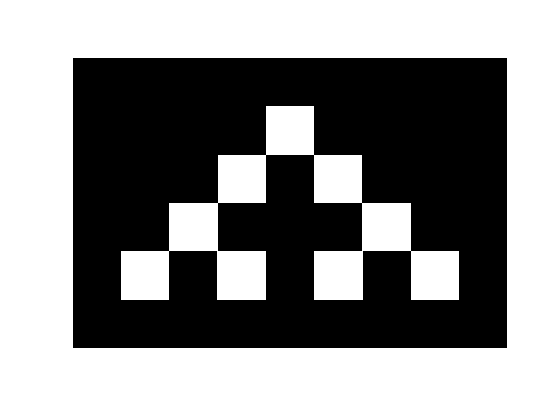
%> input picture LB1/squares.png, 560 x 420 px
$ octave Ex1_2.m   (GNU Octave 9; MATLAB toolbox functions it lacks are replaced by stand-ins)
%> lines starting %> are read from the running program, lines starting %| are printed output that depends on the picture; in (x1, y1, x2, y2) boxes, pixels count from 0 and x2, y2 are one past the last pixel; in counts of white or black regions, pixels touching at a corner belong together; the program's own positions count from 1
%% Exercise 1.2 a
% Generate a binary image from „squares.png“ and perform a connected
% component analysis with a 4- and a 8-neighbourhood. Illustrate the
% resulting coloured label maps, determine the number of squares and
% discuss the results. Hint: use Matlab’s im2bw, bwlabel, bwconncomp,
% labelmatrix. The border (which will be identified as a connected
% component as well is not a valid square, so do -1 for the final number
% of squares.

clc, clear variables, close all;
img = imread('squares.png', 'png');
%> img is the input picture: size 420x560x3 uint8; 55.5% white; 1 black region, box (x1, y1, x2, y2) and area: (73, 58, 507, 348) 104690
BW = im2bw(img);

L4 = bwlabel(BW,4);
%> L4: size 420x560 double; 9 distinct labels, from 0 to 8
L8 = bwlabel(BW,8);
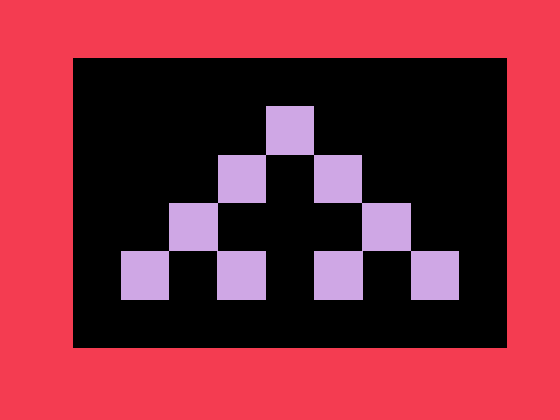
%> L8: size 420x560 double; 3 distinct labels, from 0 to 2; one colour per label, 0 black

CC4 = bwconncomp(L4,4);
%> CC4 = 8 connected components
CC8 = bwconncomp(L8,8);
%> CC8 = 2 connected components

K4 = labelmatrix(CC4);
%> K4: size 420x560 uint8; 9 distinct labels, from 0 to 8
K8 = labelmatrix(CC8);
%> K8: size 420x560 uint8; 3 distinct labels, from 0 to 2

figure(1)
subplot(2,2,1)
imshow(label2rgb(K4))
subplot(2,2,2)
imshow(label2rgb(K8))
subplot(2,2,3)
imshow(label2rgb(L4))
subplot(2,2,4)
imshow(label2rgb(L8))

%% Exercise 1.2 b
% Perform the same tasks as in (a) with the image „cells.jpg“. Illustrate
% the label map derived from the connected component analysis and determine
% the number of cells. What is the obvious problem and how could it be
% overcome?

clc, clear variables, close all;
img = imread('cells.jpg', 'jpg');
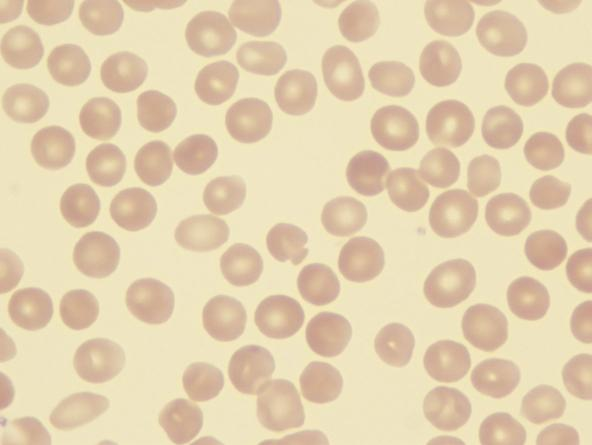
%> input picture LB1/cells.jpg, 592 x 445 px
%> img is the input picture: size 445x592x3 uint8; mean R, G, B 227.7, 209.1, 176.4
I1 = rgb2gray(img);
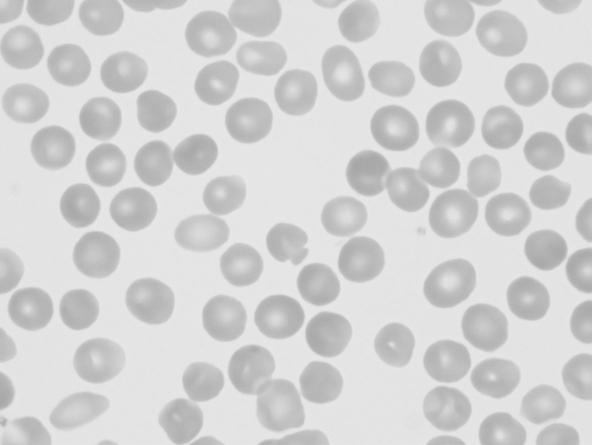
%> I1: size 445x592 uint8; min 165, max 236, mean 210.9
I2 = imadjust(I1);
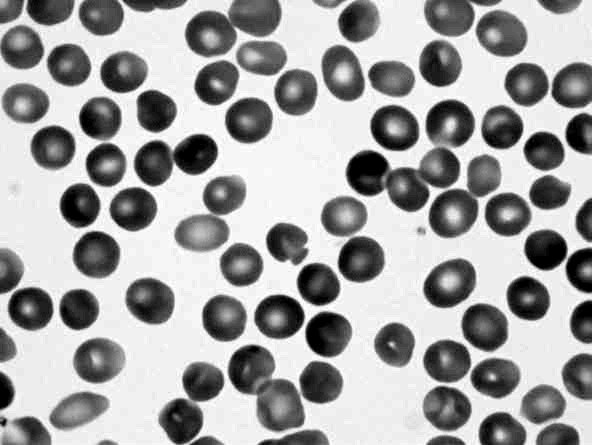
%> I2: size 445x592 uint8; min 0, max 255, mean 163.7
level = graythresh(I2);
%> level = 0.596

BW = im2bw(I2,level);
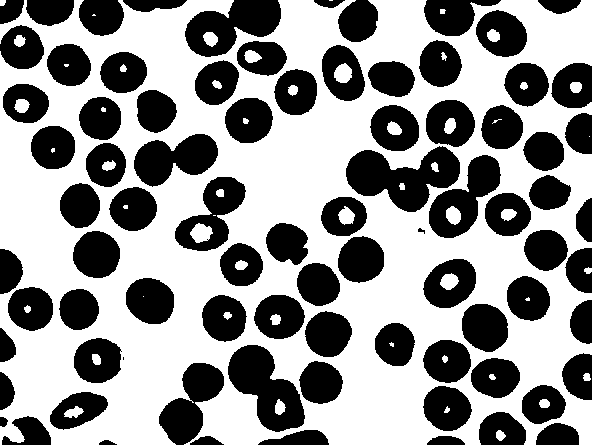
%> BW: size 445x592 logical; 57.5% white; 83 black regions (1 under 20 px), largest, box (x1, y1, x2, y2) and area: (346, 146, 460, 212) 4246, (228, 345, 305, 432) 3650, (185, 0, 281, 57) 3260
BW = imcomplement(BW);

label = bwlabel(BW,4);
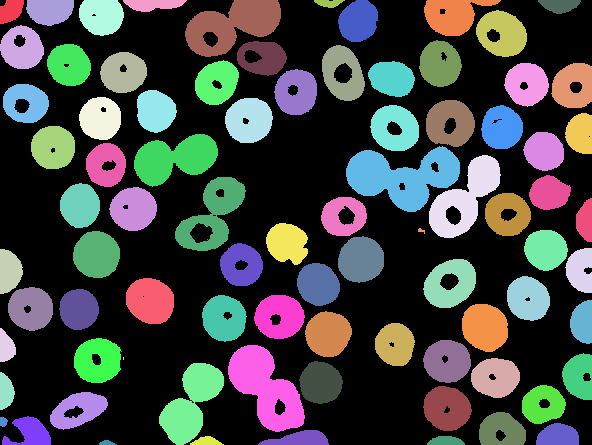
%> label: size 445x592 double; 86 distinct labels, from 0 to 85; one colour per label, 0 black
CC4 = bwconncomp(label,4);
%> CC4 = 85 connected components
CC8 = bwconncomp(label,8);
%> CC8 = 83 connected components
L4 = labelmatrix(CC4);
%> L4: size 445x592 uint8; 86 distinct labels, from 0 to 85

imshow(label2rgb(L4));
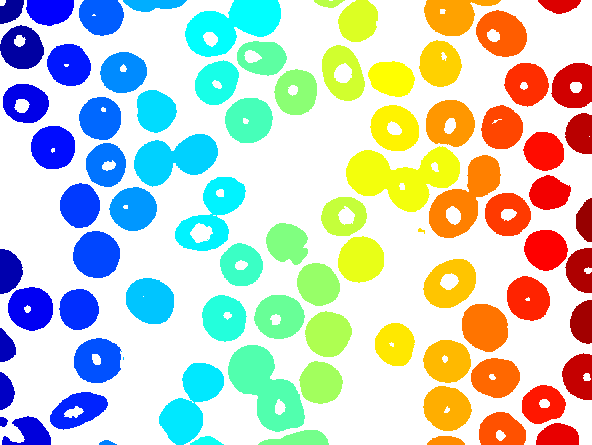
%> displayed picture: size 445x592x3, on the screen's scale of 0 to 255; mean R, G, B 200.8, 210.2, 197.6

fprintf("4-neighbourhood: %d\n", CC4.NumObjects)
%| 4-neighbourhood: 85
fprintf("4-neighbourhood: %d\n", CC8.NumObjects)
%| 4-neighbourhood: 83
